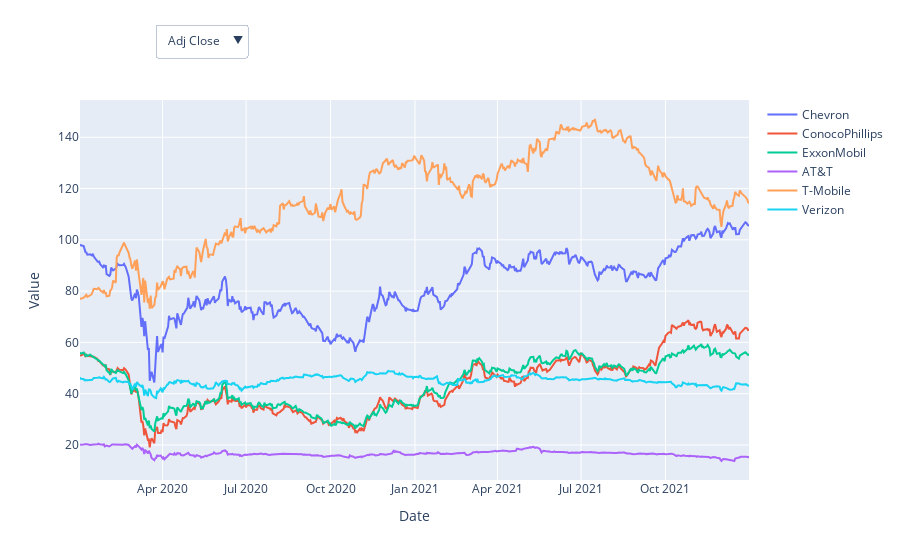

Notebook code cell kept with this figure:
### Code cell
# Create an empty figure object
fig = go.Figure()

# Add traces for all companies (initially set to show 'Adj Close')
for company in companies:
    company_data = df_oil[df_oil['Company'] == company]
    fig.add_trace(go.Scatter(x=company_data['Date'], y=company_data['Adj Close'], mode='lines', name=company))

# Create dropdowns for company selection and metric selection with adjusted labels
fig.update_layout(
    xaxis_title="Date",
    yaxis_title="Value",
    updatemenus=[
        # Dropdown for selecting metric (e.g., Adj Close, Volume, etc.)
        dict(
            buttons=[dict(
                label=metric,
                method="update",
                args=[{"y": [df_oil[df_oil['Company'] == company][metric] for company in companies]}]
            ) for metric in available_columns],
            direction="down",
            showactive=True,
            x=0.25,  # Adjust position to fit inline with label
            y=1.2
        )
    ]
)

# Show the figure
fig.show()

# Close the connection
conn.close()

### Figure 1 — Plotly figure (JSON) as saved in the notebook; plotly's stock layout.template omitted (floating-point values rounded to 4 significant figures; data arrays with more than 128 entries replaced by an {"elided": "..."} marker saying what was removed)
{"data": [{"mode": "lines", "name": "Chevron", "type": "scatter", "x": {"elided": "505 str values"}, "y": {"elided": "505 float values"}}, {"mode": "lines", "name": "ConocoPhillips", "type": "scatter", "x": {"elided": "505 str values"}, "y": {"elided": "505 float values"}}, {"mode": "lines", "name": "ExxonMobil", "type": "scatter", "x": {"elided": "505 str values"}, "y": {"elided": "505 float values"}}, {"mode": "lines", "name": "AT&T", "type": "scatter", "x": {"elided": "505 str values"}, "y": {"elided": "505 float values"}}, {"mode": "lines", "name": "T-Mobile", "type": "scatter", "x": {"elided": "505 str values"}, "y": {"elided": "505 float values"}}, {"mode": "lines", "name": "Verizon", "type": "scatter", "x": {"elided": "505 str values"}, "y": {"elided": "505 float values"}}], "layout": {"updatemenus": [{"buttons": [{"args": [{"y": {"elided": "6x505 float values"}}], "label": "Adj Close", "method": "update"}, {"args": [{"y": {"elided": "6x505 int values"}}], "label": "Volume", "method": "update"}, {"args": [{"y": {"elided": "6x505 float values"}}], "label": "Open", "method": "update"}, {"args": [{"y": {"elided": "6x505 float values"}}], "label": "High", "method": "update"}, {"args": [{"y": {"elided": "6x505 float values"}}], "label": "Low", "method": "update"}], "direction": "down", "showactive": true, "x": 0.25, "y": 1.2}], "xaxis": {"title": {"text": "Date"}}, "yaxis": {"title": {"text": "Value"}}}}
